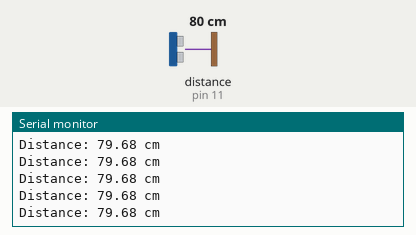
Simulated run of this sketch. Board: Arduino Uno, built with avr-gcc and run on an emulated ATmega328P. Parts: the last lines printed to the serial monitor. Wiring (inferred from the names in the program): ultrasonic range finder: trigger pin 9; echo pin 11. The inputs (shaded band) are chosen by the test bench; at power-on: distance to the obstacle (sensor on pin 11) 80 cm. The echo pulse lasts 58.3 µs per cm.

Above: at 1.2 s.
1.3 s: distance to the obstacle (sensor on pin 11) set to 35 cm
At 1.6 s:
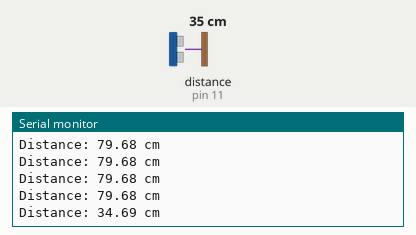
4.3 s: distance to the obstacle (sensor on pin 11) set to 2 cm
At 4.44 s:
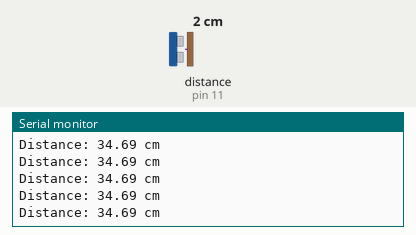
Timing chart, 0 to 7.3 s (numbered marks = the images above; inputs shaded):
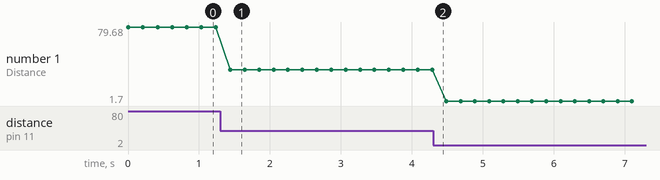

Measured:
- after the input at 1.3 s, the serial monitor: prints a new line after 0.14 s (image 1)
- plotted number 1: 79.68 → 34.69 after the input at 1.3 s, 34.69 → 1.7 after the input at 4.3 s

The sketch:

ultrasonic_distance.ino
```cpp
#define TRIG 9
#define ECHO 11

void setup() {
  Serial.begin(9600);

  pinMode(TRIG, OUTPUT);
  pinMode(ECHO, INPUT);
}

void loop() {
  long duration;
  float distance;

  digitalWrite(TRIG, LOW);
  delayMicroseconds(2);

  digitalWrite(TRIG, HIGH);
  delayMicroseconds(10);
  digitalWrite(TRIG, LOW);

  duration = pulseIn(ECHO, HIGH);

  distance = duration * 0.0343 / 2;

  Serial.print("Distance: ");
  Serial.print(distance);
  Serial.println(" cm");

  delay(200);
}
```
